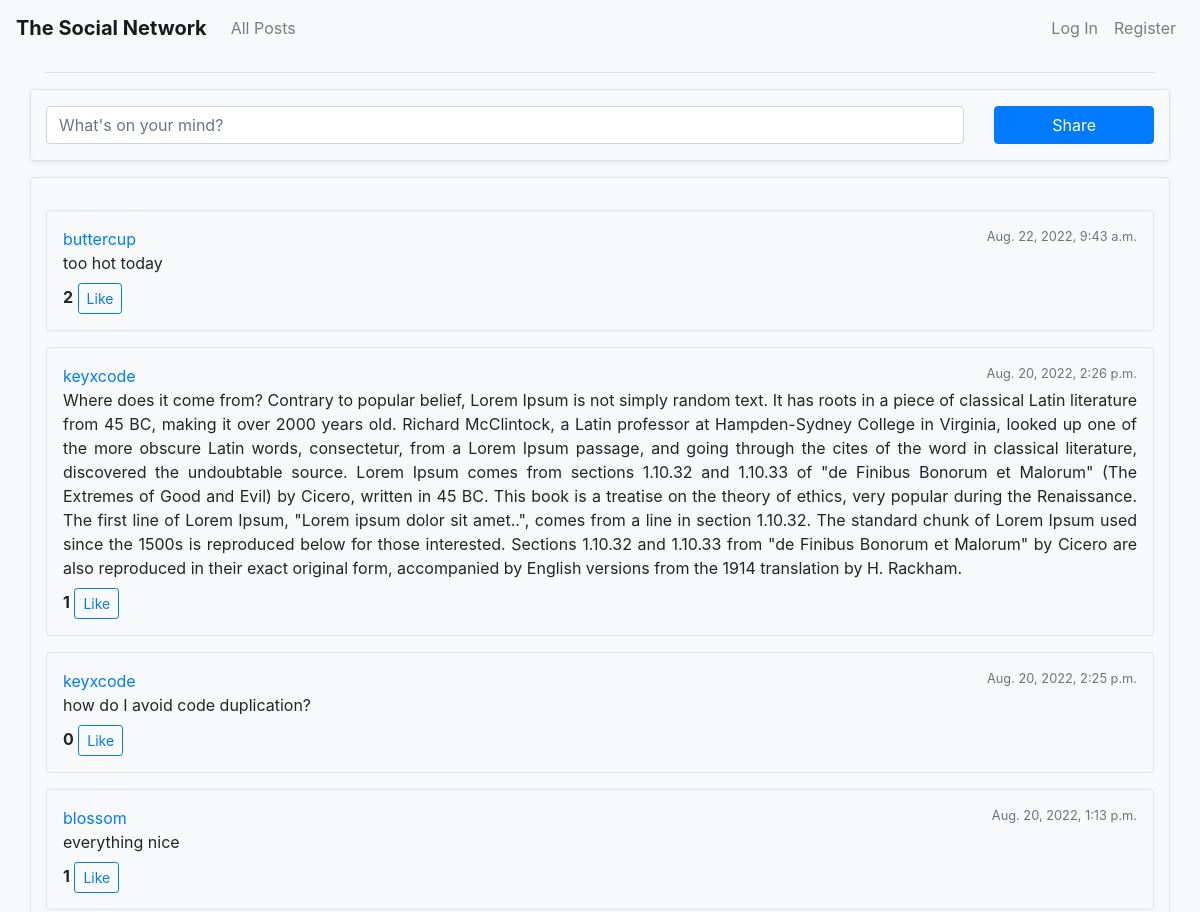
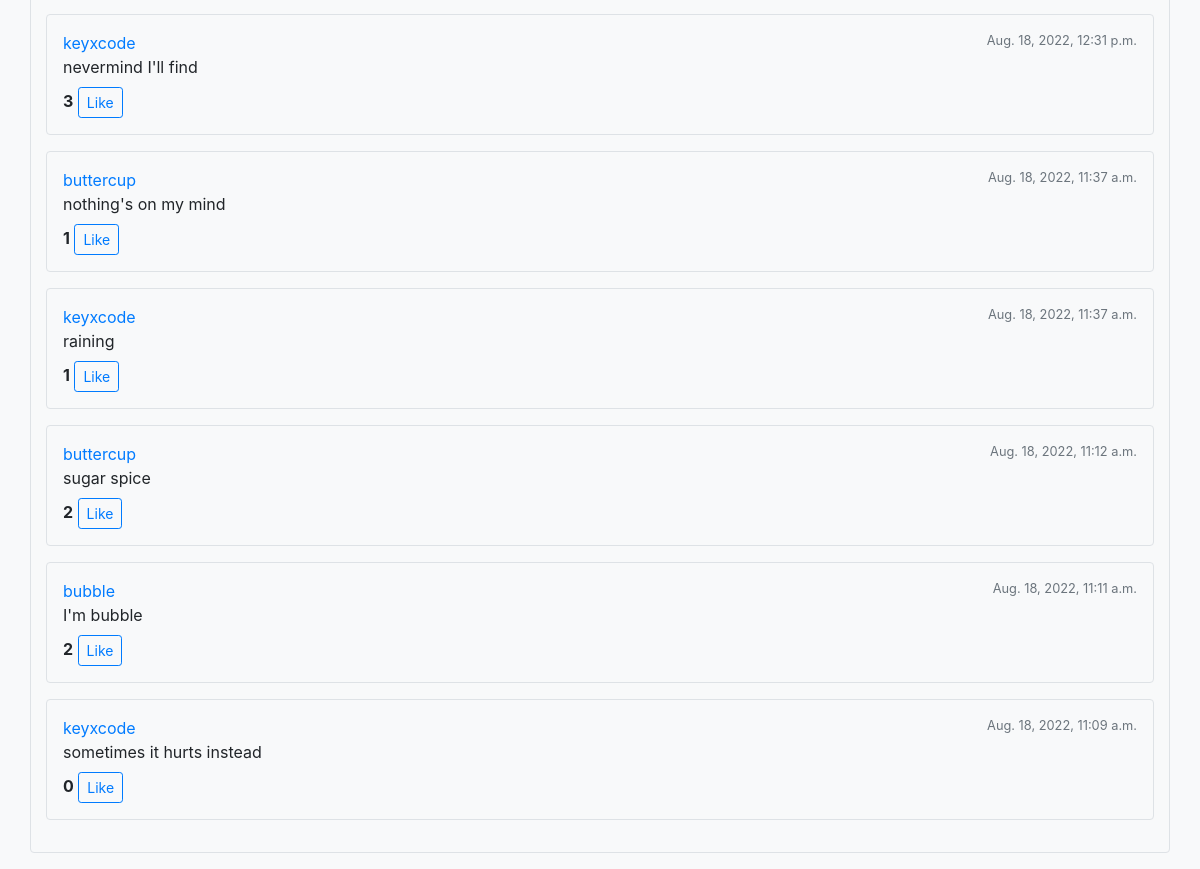
The page / on the database its author committed (2 pictures, top to bottom).
### network/models.py (models this page shows, shortened)
class Post(models.Model):
    content = models.TextField(blank=True)
    poster = models.ForeignKey("User", on_delete=models.CASCADE, null=True, related_name="all_posts")
    timestamp = models.DateTimeField(auto_now_add=True)
    likers = models.ManyToManyField("User", related_name="liked_post")

class User(AbstractUser, models.Model):
    followers = models.ManyToManyField("User", blank="true", related_name="follow")
    follows = models.ManyToManyField("User", blank="true", related_name="followed_by")

### network/views.py (the view)
# urls.py: path("", views.index, name="index"),
def index(request):
    posts = Post.objects.all().order_by('-timestamp')
    return render(request, "network/index.html", {
        "posts": posts
    })

### network/templates/network/index.html (shortened to what this page needs)
{% extends "network/layout.html" %}
{% load static %}
{% block body %}
    <form action="{% url 'create_post' %}" class="border shadow-sm rounded row my-3" method="post">
            <div class="col-md-10">
                <textarea class="form-control my-3" name="content" placeholder="What's on your mind?" required rows="1"></textarea>
            </div>
            <div class="col-md-2">
                <input class="btn btn-primary my-3 w-100" type="submit" value="Share">
            </div>
    </form>
    {% include 'network/posts.html' %}
{% endblock %}

### network/templates/network/posts.html (shortened to what this page needs)
<div class="border rounded row mb-3 py-3">
    <div class="col">
        {% if posts %}
            {% for post in posts %}
                <div class="border rounded p-3 my-3 hover-box">
                    <div class="row">
                        <div class="col">
                            <div class="d-flex">
                                <a href="{% url 'profile' post.poster.id %}">{{ post.poster }}</a>
                                <span class="ml-auto small text-muted">{{ post.timestamp }}</span>
                            </div>
                            <div class="mb-2 text-justify">
                                <span id="post-{{ post.id }}">{{ post.content }}</span>
                            </div>
                            <div>
                                <span class="font-weight-bold" id="like-count-{{ post.id }}">{{ post.likers.all.count }}</span>
                                {% if request.user in post.likers.all %}
                                    <button class="btn btn-primary btn-sm like-button" data-post="{{ post.id }}">Unlike</button>
                                {% else %}
                                    <button class="btn btn-outline-primary btn-sm like-button" data-post="{{ post.id }}">Like</button>
                                {% endif %}
                            </div>
                        </div>
                    </div>
                </div>
            {% endfor %}
        {% else %}
            It's empty here!
        {% endif %}
    </div>
</div>

### network/static/network/styles.css (style rules this page uses)
textarea { resize: none; }

### rows shown on the page
Post: poster "buttercup", timestamp "Aug. 22, 2022, 9:43 a.m.", content "too hot today", likers.all.count "2"
Post: poster "keyxcode", timestamp "Aug. 20, 2022, 2:26 p.m.", content "Where does it come from? Contrary to popular belief, Lorem Ipsum is not simply random text. It has roots in a piece of classical Latin literature from 45 BC, making it over 2000 years old. Richard McClintock, a Latin professor at Hampden-Sydney College in Virginia, looked up one of the more obscure Latin words, consectetur, from a Lorem Ipsum passage, and going through the cites of the word in classical literature, discovered the undoubtable source. Lorem Ipsum comes from sections 1.10.32 and 1.10.33 of \"de Finibus Bonorum et Malorum\" (The Extremes of Good and Evil) by Cicero, written in 45 BC. This book is a treatise on the theory of ethics, very popular during the Renaissance. The first…", likers.all.count "1"
Post: poster "keyxcode", timestamp "Aug. 20, 2022, 2:25 p.m.", content "how do I avoid code duplication?", likers.all.count "0"
Post: poster "blossom", timestamp "Aug. 20, 2022, 1:13 p.m.", content "everything nice", likers.all.count "1"
Post: poster "keyxcode", timestamp "Aug. 18, 2022, 12:31 p.m.", content "nevermind I'll find", likers.all.count "3"
Post: poster "buttercup", timestamp "Aug. 18, 2022, 11:37 a.m.", content "nothing's on my mind", likers.all.count "1"
Post: poster "keyxcode", timestamp "Aug. 18, 2022, 11:37 a.m.", content "raining", likers.all.count "1"
Post: poster "buttercup", timestamp "Aug. 18, 2022, 11:12 a.m.", content "sugar spice", likers.all.count "2"
Post: poster "bubble", timestamp "Aug. 18, 2022, 11:11 a.m.", content "I'm bubble", likers.all.count "2"
Post: poster "keyxcode", timestamp "Aug. 18, 2022, 11:09 a.m.", content "sometimes it hurts instead", likers.all.count "0"
